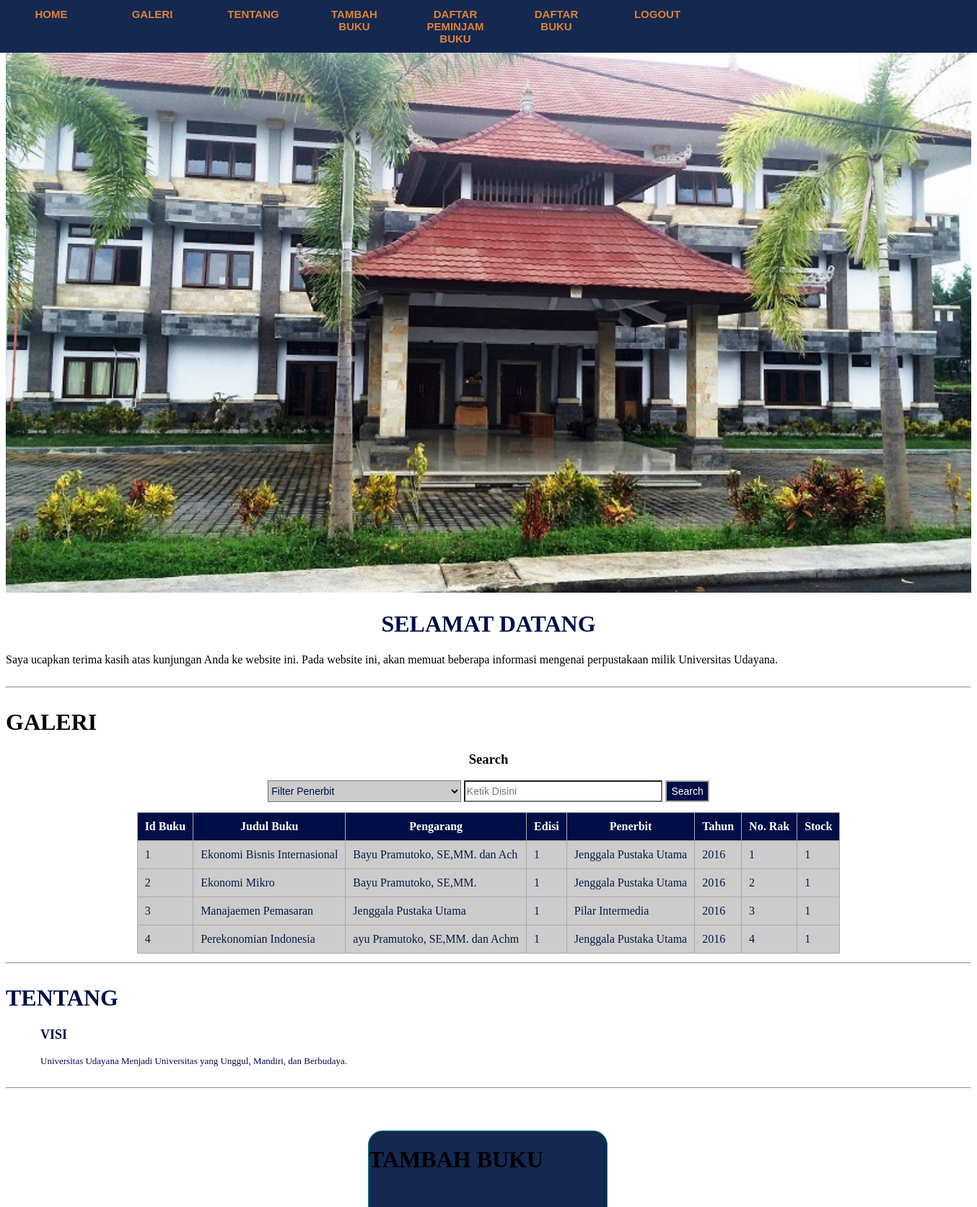
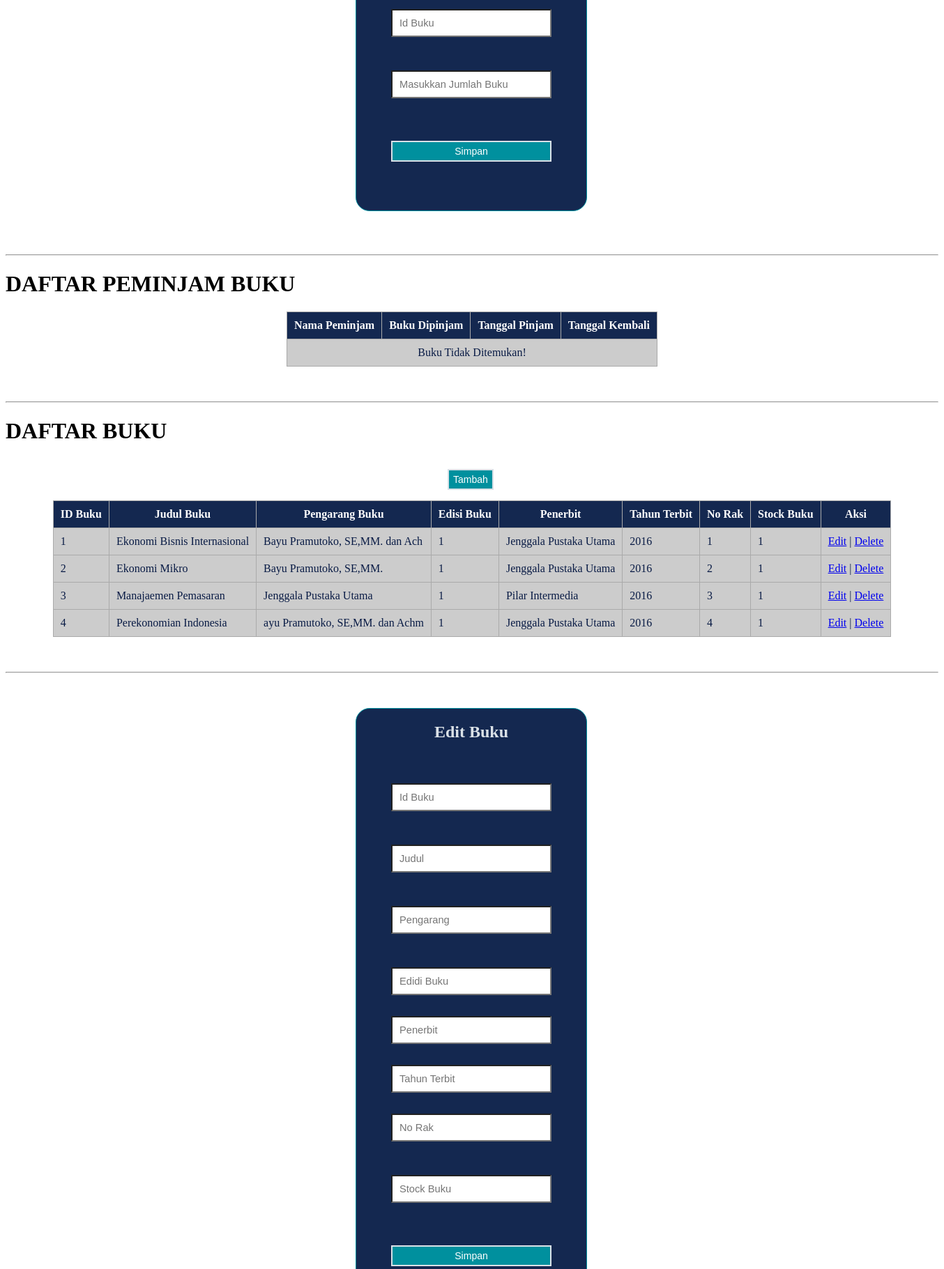
Screenshot of /admin.php (signed in, upper part) with the database file from the repository (2 pictures, top to bottom).
### tables this page shows
CREATE TABLE `buku` (
  `id_buku` int(11) NOT NULL,
  `judul_buku` varchar(50) NOT NULL,
  `pengarang_buku` varchar(30) NOT NULL,
  `edisi_buku` varchar(5) NOT NULL,
  `penerbit` varchar(30) NOT NULL,
  `tahun_terbit` int(5) NOT NULL,
  `no_rak` varchar(5) NOT NULL,
  `stock_buku` int(3) NOT NULL
);

### admin.php (the view, shortened to what this page needs)
<!DOCTYPE html>
<html>
	<head>
		<link rel="stylesheet" type="text/css" href="CSS/admin.css">
	</head>
	<body>
		<nav class="navigasi">
			<ul>
				<li><a href="#section1">HOME</a></li>
				<li><a href="#section2">GALERI</a></li>
				<li><a href="#section3">TENTANG</a></li>
				<li><a href="#section4">TAMBAH BUKU</a></li>
				<li><a href="#section5">DAFTAR PEMINJAM BUKU</a></li>
				<li><a href="#section6">DAFTAR BUKU</a></li>
				<li><a href="logout.php">LOGOUT</a></li>
			</ul>
		</nav>
		<div id="section1">
			<img src="image/perpus.jpg">
			<h1>SELAMAT DATANG</h1>
			<p style="text-align: justify;">Saya ucapkan terima kasih atas kunjungan Anda ke website ini. Pada website ini, akan memuat beberapa informasi mengenai perpustakaan milik Universitas Udayana.</p>
		</div>
		<hr>
		<div id="section2">
			<h1>GALERI</h1>
			<?php
				$s_penerbit="";
				$s_keyword="";
				$sort = 'ASC';
				$newsort = 'ASC';
				if (isset($_GET['order']))
				{
					$order = $_GET['order'];
					$sort = $_GET['sort'];
					if ($sort == 'DESC')
					{
						$newsort = 'ASC';
					}
					else
					{
						$newsort = 'DESC';
					}
				}
				else
				{
					$order = 'id_buku';
				}
			?>
			<form method="GET" action="" align="center">
			<h3>Search</h3>
			<select name="s_penerbit" id="s_penerbit">
				<option value="">Filter Penerbit</option>
			</select>
			<input type="text" name="s_keyword" placeholder="Ketik Disini" id="s_keyword" value="<?php echo $s_keyword; ?>">
			<button id="search" name="search">Search</button>
			</form>
			<table align="center" cellpadding="20">
				<thead>
					<tr>
						<th>Id Buku</th>
						<th><a href="?order=judul_buku&&sort=<?php echo $newsort; ?>">Judul Buku</a></th>
						<th><a href="?order=pengarang_buku&&sort=<?php echo $newsort; ?>">Pengarang</a></th>
						<th><a href="?order=edisi_buku&&sort=<?php echo $newsort; ?>">Edisi</a></th>
						<th><a href="?order=penerbit&&sort=<?php echo $newsort; ?>">Penerbit</a></th>
						<th><a href="?order=tahun_terbit&&sort=<?php echo $newsort; ?>">Tahun</a></th>
						<th><a href="?order=no_rak&&sort=<?php echo $newsort; ?>">No. Rak</a></th>
						<th><a href="?order=stock_buku&&sort=<?php echo $newsort; ?>">Stock</a></th>
					</tr>
				</thead>
				<tbody>
					<?php
						include "koneksi.php";
						$search_penerbit = '%'.$s_penerbit.'%';
						$search_keyword = '%'.$s_keyword.'%';
						$query = "SELECT * FROM buku WHERE penerbit LIKE ? AND (judul_buku LIKE ? OR pengarang_buku LIKE ? OR edisi_buku LIKE ? OR tahun_terbit LIKE ? OR no_rak LIKE ? OR stock_buku LIKE ?) ORDER BY $order $sort";
						$buku1 = mysqli_prepare($conn, $query) or die(mysqli_error($conn));
						mysqli_stmt_bind_param($buku1, "sssssss", $search_penerbit, $search_keyword, $search_keyword, $search_keyword, $search_keyword, $search_keyword, $search_keyword);
						mysqli_stmt_execute($buku1);
						$hasil = mysqli_stmt_get_result($buku1);
						if (mysqli_num_rows($hasil) > 0)
						{
							while ($rows = mysqli_fetch_assoc($hasil))
							{
								$id_buku = $rows['id_buku'];
								$judul_buku = $rows['judul_buku'];
								$pengarang_buku = $rows['pengarang_buku'];
								$edisi_buku = $rows['edisi_buku'];
								$penerbit = $rows['penerbit'];
								$tahun_terbit = $rows['tahun_terbit'];
								$no_rak = $rows['no_rak'];
								$stock_buku = $rows['stock_buku'];
					?>
						<tr>
							<td><?php echo $id_buku; ?></td>
							<td><?php echo $judul_buku; ?></td>
							<td><?php echo $pengarang_buku; ?></td>
							<td><?php echo $edisi_buku; ?></td>
							<td><?php echo $penerbit; ?></td>
							<td><?php echo $tahun_terbit; ?></td>
							<td><?php echo $no_rak; ?></td>
							<td><?php echo $stock_buku; ?></td>
						</tr>
						<?php
							}
						} else
						{ ?>
						<tr>
							<td colspan="9" align="center">Buku Tidak Ditemukan!</td>
						</tr>
						<?php }
						?>
				</tbody>
			</table>
		</div>
		<hr>
		<div id="section3">
			<h1>TENTANG</h1>
			<p align="justify"><font size="4"><b>VISI</b></font></p>
			<p><font size="2">Universitas Udayana Menjadi Universitas yang Unggul, Mandiri, dan Berbudaya.</font></p>
		</div>
		<hr>
		<div id="section4">
			<h1>TAMBAH BUKU</h1>
			<form method="POST" action="input_stock.php">
				<input type="text" name="id_buku" placeholder="Id Buku"><br>
				<input type="text" name="jml_buku" placeholder="Masukkan Jumlah Buku"><br>
				<input type="submit" name="simpan" value="Simpan"><br>
			</form>
		</div>
		<hr>
		<div id="section5">
			<h1>DAFTAR PEMINJAM BUKU</h1>
			<table align="center">
				<thead>
					<tr>
						<th>Nama Peminjam</th>
						<th>Buku Dipinjam</th>
						<th>Tanggal Pinjam</th>
						<th>Tanggal Kembali</th>
					</tr>
				</thead>
				<tbody>
					<?php
						include "koneksi.php";
						$query = mysqli_query($conn, "SELECT nama, judul_buku, tgl_pinjam, tgl_kembali FROM pinjam_buku, user, buku WHERE pinjam_buku.id_user=user.id_user AND pinjam_buku.id_buku=buku.id_buku ORDER BY id_pinjamn") or die(mysqli_error($conn));
						if (mysqli_num_rows($query) > 0)
						{
							while ($rows = mysqli_fetch_assoc($query))
							{
								$nama = $rows['nama'];
								$judul = $rows['judul_buku'];
								$tgl_pinjam = $rows['tgl_pinjam'];
								$tgl_kembali = $rows['tgl_kembali'];
							?>
								<tr>
									<td><?php echo $nama; ?></td>
									<td><?php echo $judul; ?></td>
									<td><?php echo $tgl_pinjam; ?></td>
									<td><?php echo $tgl_kembali; ?></td>
								</tr>
						<?php
							}
						}
						else
						{ ?>
						<tr>
							<td colspan="4" align="center">Buku Tidak Ditemukan!</td>
						</tr>
						<?php
						} ?>
				</tbody>
			</table>
		</div>
		<hr>
		<div id="section6">
			<h1>DAFTAR BUKU</h1>
			<button><a href="#section9">Tambah</a></button>
			<table align="center">
			   <thead>
				   <tr>
					   <th>ID Buku</th>
					   <th>Judul Buku</th>
					   <th>Pengarang Buku</th>
					   <th>Edisi Buku</th>
					   <th>Penerbit</th>
					   <th>Tahun Terbit</th>
					   <th>No Rak</th>
					   <th>Stock Buku</th>
					   <th>Aksi</th>
				   </tr>
			   </thead>
			   <tbody>
					<?php
						include "koneksi.php";
						$query = mysqli_query($conn, "SELECT * FROM buku ORDER BY id_buku") or die(mysqli_error($conn));
						if (mysqli_num_rows($query) > 0) {
							while ($rows = mysqli_fetch_assoc($query)) {
								$id_buku = $rows['id_buku'];
								$judul = $rows['judul_buku'];
								$pengarang = $rows['pengarang_buku'];
								$edisi = $rows['edisi_buku'];
								$penerbit = $rows['penerbit'];
								$tahun = $rows['tahun_terbit'];
								$no_rak = $rows['no_rak'];
								$stock = $rows['stock_buku'];?>
								<tr>
									<td><?php echo $id_buku; ?></td>
									<td><?php echo $judul; ?></td>
									<td><?php echo $pengarang; ?></td>
									<td><?php echo $edisi; ?></td>
									<td><?php echo $penerbit; ?></td>
									<td><?php echo $tahun; ?></td>
									<td><?php echo $no_rak; ?></td>
									<td><?php echo $stock; ?></td>
									<?php
									echo "<td><a href='#section8'>Edit</a> | <a href='delete_buku.php?id_buku=$rows[id_buku]'>Delete</a></td>";?>
								</tr>
						<?php  } }else{ ?>
						<tr>
							<td colspan="4" align="center">Buku Tidak Ditemukan!</td>
						</tr>
						<?php } ?>
			   </tbody>
			</table>
		</div>
		<hr>
		<div id="section7">
			<h2 align="center">Edit Buku</h2>
			<form method="POST" action="edit_buku.php">
				<input type="text" name="id_buku" placeholder="Id Buku"><br>
				<input type="text" name="judul_buku" placeholder="Judul"><br>
				<input type="text" name="pengarang_buku" placeholder="Pengarang"><br>
				<input type="text" name="edisi_buku" placeholder="Edidi Buku"></td>
				<input type="text" name="penerbit" placeholder="Penerbit"></td>
				<input type="text" name="tahun_terbit" placeholder="Tahun Terbit"></td>
				<input type="text" name="no_rak" placeholder="No Rak"><br>
				<input type="text" name="stock_buku" placeholder="Stock Buku"><br>
				<input type="submit" name="simpan" value="Simpan"></td>
			</form>
		</div>
	</body>
</html>

### css/admin.css (style rules this page uses)
.navigasi ul { border: 1px solid #142850; padding: 0; margin: 0; list-style: none; font-family: Arial, Helvetica, sans-serif; font-size: 15px; font-weight: bold; width: 100%; background-color: #142850; overflow: hidden; position: fixed; top: 0; left: 0; }
.navigasi li { float: left; }
.navigasi li a { display: block; color: #DC8239; text-align: center; padding: 10px 20px; text-decoration: none; text-transform: uppercase; font-weight: bold; width: 100px; background-color: #142850; }
#section1, #section2, #section3, #section4 { display: inline-block; width: 100%; overflow: hidden; }
#section1 img { width: 100%; }
#section1 h1 { text-align: center; color: #000e47; }
#section2 table { border-collapse: collapse; }
#section2 th { background-color: #000e47; border: 1px solid #aaaaaa; text-align:left; color:#ffffff; padding: 10px; text-align: center; }
#section2 th a { background-color: #000e47; text-decoration: none; color: #ffffff; }
#section2 td { background-color: #cccccc; border: 1px solid #aaaaaa; padding: 10px; color: #091b45; }
#section2 form { text-align: center; }
#section2 form select { width: 20%; height: 30px; font-size: 14px; margin-bottom: 1%; cursor: pointer; background-color: #cccccc; color: #000e47; }
#section2 form input[type=text] { width: 20%; height: 24px; font-size: 14px; margin-bottom: 1%; background-color: white; }
#section2 form button { width: auto; height: 30px; font-size: 14px; margin-bottom: 1%; background-color: #000e47; color:#ffffff; border: 2px solid #aaaaaa; cursor: pointer; }
#section3 { color: #000e47; }
#section3 p { text-align: justify; text-indent: 0.5in; }
#section4 { border: 1px solid #00909e; height: auto; width: 330px; margin: 50px 502px; background-color: #142850; border-radius: 20px; }
#section4 form { margin: 50px 50px; background-color: #142850; display: grid; }
#section4 form input[type=text] { box-sizing : border-box; width: 100%; padding: 10px; font-size: 11pt; margin-top: 10px; margin-bottom: 20px; background-color: white; }
#section4 form input[type=submit] { width: auto; height: 30px; font-size: 14px; margin-bottom: 1%; background-color: #00909e; color:#ffffff; border: 2px solid #dae1e7; cursor: pointer; margin-top: 10%; }
#section5 table { border-collapse: collapse; margin-bottom: 50px; }
#section5 th { background-color: #142850; border: 1px solid #aaaaaa; text-align:left; color: #ffffff; padding: 10px; text-align: center; }
#section5 td { background-color: #cccccc; border: 1px solid #aaaaaa; padding: 10px; color: #091b45; }
#section6 table { border-collapse: collapse; margin-bottom: 50px; }
#section6 th { background-color: #142850; border: 1px solid #aaaaaa; text-align:left; color: #ffffff; padding: 10px; text-align: center; }
#section6 td { background-color: #cccccc; border: 1px solid #aaaaaa; padding: 10px; color: #091b45; }
#section6 button { width: auto; height: 30px; font-size: 14px; background-color: #00909e; color:#ffffff; border: 2px solid #dae1e7; cursor: pointer; margin: 15px 634px; }
#section6 button a { text-decoration: none; background-color: #00909e; color: #ffffff; }
#section7 { border: 1px solid #00909e; height: auto; width: 330px; margin: 50px 502px; background-color: #142850; border-radius: 20px; }
#section7 h2 { background-color: #142850; color: #dae1e7; }
#section7 form { margin: 50px 50px; background-color: #142850; display: grid; }
#section7 form input[type=text] { box-sizing : border-box; width: 100%; padding: 10px; font-size: 11pt; margin-top: 10px; margin-bottom: 20px; background-color: white; }
#section7 form input[type=submit] { width: auto; height: 30px; font-size: 14px; margin-bottom: 1%; background-color: #00909e; color:#ffffff; border: 2px solid #dae1e7; cursor: pointer; margin-top: 10%; }

### rows the page displays
buku: id_buku "1", judul_buku "Ekonomi Bisnis Internasional", pengarang_buku "Bayu Pramutoko, SE,MM. dan Ach", edisi_buku "1", penerbit "Jenggala Pustaka Utama", tahun_terbit "2016", no_rak "1", stock_buku "1"
buku: id_buku "2", judul_buku "Ekonomi Mikro", pengarang_buku "Bayu Pramutoko, SE,MM.", edisi_buku "1", penerbit "Jenggala Pustaka Utama", tahun_terbit "2016", no_rak "2", stock_buku "1"
buku: id_buku "3", judul_buku "Manajaemen Pemasaran", pengarang_buku "Jenggala Pustaka Utama", edisi_buku "1", penerbit "Pilar Intermedia", tahun_terbit "2016", no_rak "3", stock_buku "1"
buku: id_buku "4", judul_buku "Perekonomian Indonesia", pengarang_buku "ayu Pramutoko, SE,MM. dan Achm", edisi_buku "1", penerbit "Jenggala Pustaka Utama", tahun_terbit "2016", no_rak "4", stock_buku "1"
